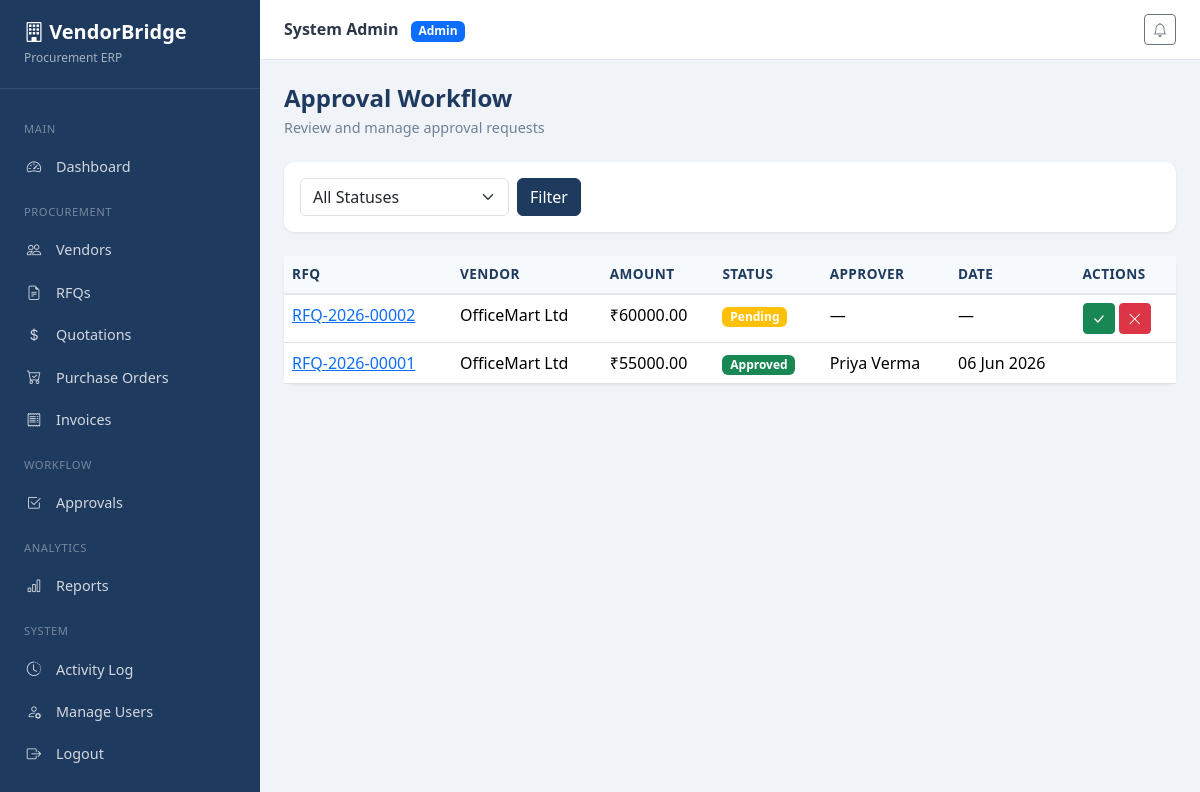
The page /procurement/approvals/ (signed in) on the database its author committed.
### accounts/models.py (models this page shows, shortened)
class User(AbstractUser):
    ROLE_ADMIN = 'admin'
    ROLE_PROCUREMENT = 'procurement_officer'
    ROLE_VENDOR = 'vendor'
    ROLE_MANAGER = 'manager'
    ROLE_CHOICES = [
        (ROLE_ADMIN, 'Admin'),
        (ROLE_PROCUREMENT, 'Procurement Officer'),
        (ROLE_VENDOR, 'Vendor'),
        (ROLE_MANAGER, 'Manager / Approver'),
    ]
    role = models.CharField(max_length=30, choices=ROLE_CHOICES, default=ROLE_PROCUREMENT)
    phone = models.CharField(max_length=20, blank=True)
    created_at = models.DateTimeField(auto_now_add=True)
    class Meta:
        ordering = ['username']
    @property
    def is_admin_role(self):
        return self.role == self.ROLE_ADMIN or self.is_superuser
    @property
    def is_vendor_role(self):
        return self.role == self.ROLE_VENDOR

### procurement/models.py (models this page shows, shortened)
class Approval(models.Model):
    STATUS_PENDING = 'pending'
    STATUS_APPROVED = 'approved'
    STATUS_REJECTED = 'rejected'
    STATUS_CHOICES = [
        (STATUS_PENDING, 'Pending'),
        (STATUS_APPROVED, 'Approved'),
        (STATUS_REJECTED, 'Rejected'),
    ]
    rfq = models.ForeignKey(RFQ, on_delete=models.CASCADE, related_name='approvals')
    quotation = models.ForeignKey(
        Quotation,
        on_delete=models.CASCADE,
        related_name='approvals',
        null=True,
        blank=True,
    )
    approver = models.ForeignKey(
        settings.AUTH_USER_MODEL,
        on_delete=models.SET_NULL,
        null=True,
        related_name='approvals',
    )
    status = models.CharField(max_length=20, choices=STATUS_CHOICES, default=STATUS_PENDING)
    remarks = models.TextField(blank=True)
    approval_date = models.DateTimeField(null=True, blank=True)
    created_at = models.DateTimeField(auto_now_add=True)
    class Meta:
        ordering = ['-created_at']

class RFQ(models.Model):
    STATUS_DRAFT = 'draft'
    STATUS_OPEN = 'open'
    STATUS_CLOSED = 'closed'
    STATUS_AWARDED = 'awarded'
    STATUS_CHOICES = [
        (STATUS_DRAFT, 'Draft'),
        (STATUS_OPEN, 'Open'),
        (STATUS_CLOSED, 'Closed'),
        (STATUS_AWARDED, 'Awarded'),
    ]
    rfq_number = models.CharField(max_length=30, unique=True, default=generate_rfq_number)
    title = models.CharField(max_length=200)
    product_name = models.CharField(max_length=200)
    description = models.TextField()
    quantity = models.PositiveIntegerField(default=1)
    deadline = models.DateTimeField()
    attachment = models.FileField(upload_to='rfq_attachments/', blank=True, null=True)
    assigned_vendors = models.ManyToManyField(Vendor, blank=True, related_name='assigned_rfqs')
    created_by = models.ForeignKey(
        settings.AUTH_USER_MODEL,
        on_delete=models.SET_NULL,
        null=True,
        related_name='created_rfqs',
    )
    status = models.CharField(max_length=20, choices=STATUS_CHOICES, default=STATUS_OPEN)
    created_at = models.DateTimeField(auto_now_add=True)
    class Meta:
        ordering = ['-created_at']
        verbose_name = 'RFQ'
        verbose_name_plural = 'RFQs'

class Quotation(models.Model):
    STATUS_DRAFT = 'draft'
    STATUS_SUBMITTED = 'submitted'
    STATUS_SELECTED = 'selected'
    STATUS_REJECTED = 'rejected'
    STATUS_CHOICES = [
        (STATUS_DRAFT, 'Draft'),
        (STATUS_SUBMITTED, 'Submitted'),
        (STATUS_SELECTED, 'Selected'),
        (STATUS_REJECTED, 'Rejected'),
    ]
    rfq = models.ForeignKey(RFQ, on_delete=models.CASCADE, related_name='quotations')
    vendor = models.ForeignKey(Vendor, on_delete=models.CASCADE, related_name='quotations')
    quoted_price = models.DecimalField(max_digits=12, decimal_places=2)
    delivery_timeline = models.PositiveIntegerField(help_text='Delivery timeline in days')
    notes = models.TextField(blank=True)
    status = models.CharField(max_length=20, choices=STATUS_CHOICES, default=STATUS_SUBMITTED)
    submission_date = models.DateTimeField(auto_now_add=True)
    updated_at = models.DateTimeField(auto_now=True)
    class Meta:
        ordering = ['quoted_price']
        unique_together = ['rfq', 'vendor']

### vendors/models.py (models this page shows, shortened)
class Vendor(models.Model):
    STATUS_ACTIVE = 'active'
    STATUS_INACTIVE = 'inactive'
    STATUS_CHOICES = [
        (STATUS_ACTIVE, 'Active'),
        (STATUS_INACTIVE, 'Inactive'),
    ]
    CATEGORY_CHOICES = [
        ('it', 'IT & Software'),
        ('office', 'Office Supplies'),
        ('manufacturing', 'Manufacturing'),
        ('services', 'Professional Services'),
        ('logistics', 'Logistics'),
        ('other', 'Other'),
    ]
    user = models.OneToOneField(
        settings.AUTH_USER_MODEL,
        on_delete=models.SET_NULL,
        null=True,
        blank=True,
        related_name='vendor_profile',
    )
    vendor_name = models.CharField(max_length=150)
    company_name = models.CharField(max_length=200)
    category = models.CharField(max_length=50, choices=CATEGORY_CHOICES, default='other')
    gst_number = models.CharField(max_length=20, blank=True)
    email = models.EmailField()
    phone = models.CharField(max_length=20)
    address = models.TextField()
    status = models.CharField(max_length=20, choices=STATUS_CHOICES, default=STATUS_ACTIVE)
    rating = models.DecimalField(max_digits=3, decimal_places=1, default=4.0)
    created_at = models.DateTimeField(auto_now_add=True)
    class Meta:
        ordering = ['company_name']

### procurement/views.py (the view)
# urls.py: path('approvals/', views.approval_list, name='approval_list'),
@login_required
@role_required(User.ROLE_ADMIN, User.ROLE_MANAGER)
def approval_list(request):
    approvals = Approval.objects.select_related('rfq', 'approver', 'quotation').all()
    status = request.GET.get('status', '')
    if status:
        approvals = approvals.filter(status=status)
    return render(request, 'procurement/approval_list.html', {
        'approvals': approvals,
        'selected_status': status,
    })

### core/context_processors.py (called while the page is built)
def notifications_processor(request):
    if request.user.is_authenticated:
        unread = request.user.notifications.filter(is_read=False).count()
        recent = request.user.notifications.all()[:5]
        return {'unread_notifications': unread, 'recent_notifications': recent}
    return {'unread_notifications': 0, 'recent_notifications': []}

### templates/procurement/approval_list.html (shortened to what this page needs)
{% extends 'base.html' %}
{% block content %}
<h1 class="page-title">Approval Workflow</h1>
<p class="page-subtitle">Review and manage approval requests</p>
<div class="filter-bar">
    <form method="get" class="row g-2">
        <div class="col-md-3">
            <select name="status" class="form-select">
                <option value="">All Statuses</option>
            </select>
        </div>
        <div class="col-md-2"><button type="submit" class="btn btn-vb-primary">Filter</button></div>
    </form>
</div>
<div class="card-panel">
    <div class="card-body p-0">
        <table class="table table-vb mb-0">
            <thead><tr><th>RFQ</th><th>Vendor</th><th>Amount</th><th>Status</th><th>Approver</th><th>Date</th><th>Actions</th></tr></thead>
            <tbody>
                {% for a in approvals %}
                <tr>
                    <td><a href="{% url 'procurement:approval_detail' a.pk %}">{{ a.rfq.rfq_number }}</a></td>
                    <td>{{ a.quotation.vendor.company_name|default:"—" }}</td>
                    <td>{% if a.quotation %}₹{{ a.quotation.quoted_price|floatformat:2 }}{% else %}—{% endif %}</td>
                    <td>
                        {% if a.status == 'pending' %}<span class="badge bg-warning">Pending</span>
                        {% elif a.status == 'approved' %}<span class="badge bg-success">Approved</span>
                        {% else %}<span class="badge bg-danger">Rejected</span>{% endif %}
                    </td>
                    <td>{{ a.approver.get_full_name|default:"—" }}</td>
                    <td>{{ a.approval_date|date:"d M Y"|default:"—" }}</td>
                    <td>
                        {% if a.status == 'pending' %}
                        <a href="{% url 'procurement:approval_action' a.pk 'approve' %}" class="btn btn-sm btn-success"><i class="bi bi-check-lg"></i></a>
                        <a href="{% url 'procurement:approval_action' a.pk 'reject' %}" class="btn btn-sm btn-danger"><i class="bi bi-x-lg"></i></a>
                        {% endif %}
                    </td>
                </tr>
                {% empty %}
                <tr><td colspan="7" class="text-center text-muted py-4">No approval requests.</td></tr>
                {% endfor %}
            </tbody>
        </table>
    </div>
</div>
{% endblock %}

### templates/partials/navbar.html (shortened to what this page needs)
<div class="topbar">
    <div class="d-flex align-items-center gap-3">
        <div>
            <strong>{{ user.get_full_name|default:user.username }}</strong>
            <span class="badge bg-primary ms-2">{{ user.get_role_display }}</span>
        </div>
    </div>
    <div class="d-flex align-items-center gap-3">
        <div class="dropdown">
            <button class="btn btn-sm btn-outline-secondary position-relative" data-bs-toggle="dropdown">
                <i class="bi bi-bell"></i>
            </button>
        </div>
    </div>
</div>

### rows shown on the page
User: get_full_name "System Admin", role "Admin"
Approval: rfq.rfq_number "RFQ-2026-00002", quotation.vendor.company_name "OfficeMart Ltd", quotation.quoted_price "60000.00", status "Pending", approver.get_full_name "—", approval_date "—"
Approval: rfq.rfq_number "RFQ-2026-00001", quotation.vendor.company_name "OfficeMart Ltd", quotation.quoted_price "55000.00", status "Approved", approver.get_full_name "Priya Verma", approval_date "06 Jun 2026"
